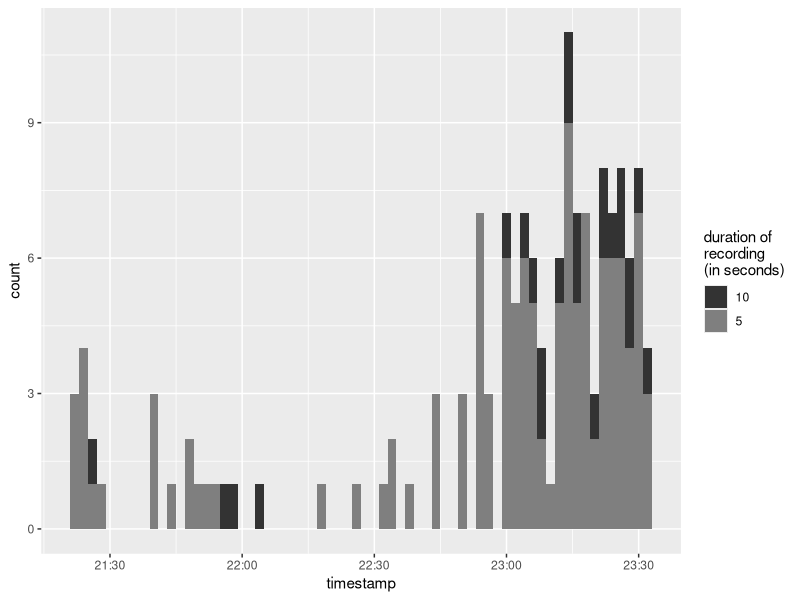
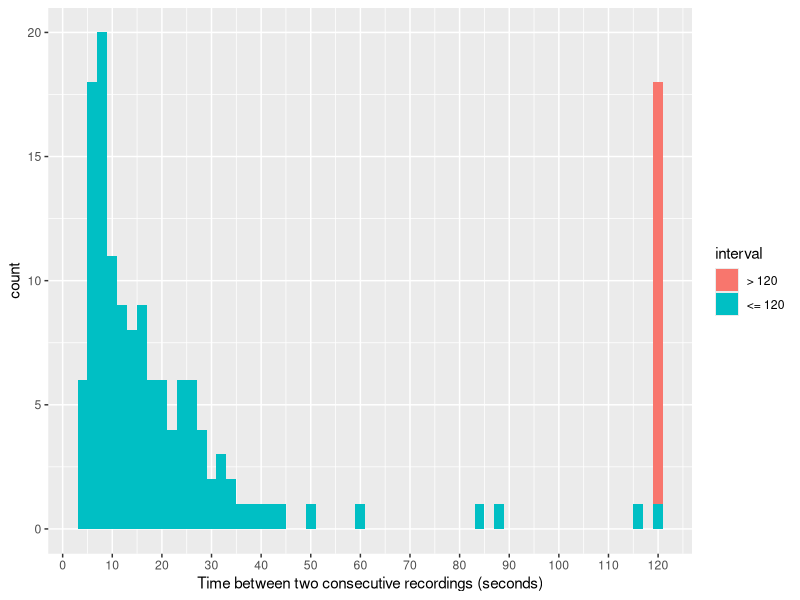

Reproduce these figures in R, in order.
## ---- chunk 1
#| label: read-data
library(tidyverse)
observation <- read_csv("ip67.csv")
binwidth <- 2
longer <- mean(observation$length == 5)
## ---- chunk 2
#| label: fig-length
#| fig.cap: !expr sprintf("Distribution of the number of recordings per %i minutes", binwidth)
#| fig.alt: !expr sprintf("Distribution of the number of recordings per %i minutes", binwidth)
ggplot(
  observation, 
  aes(x = timestamp, fill = factor(length, levels = c(10, 5)))
) +
  geom_histogram(binwidth = binwidth * 60) +
  scale_fill_manual(
    "duration of\nrecording\n(in seconds)",
    values = c("10" = "grey20", "5" = "grey50")
  )
## ---- chunk 3
#| label: fig-interval
#| fig.cap: "Distribution of the time between two consecutive recordings."
#| fig.alt: Distribution of the time between two consecutive recordings.
observation %>%
  arrange(timestamp) %>%
  mutate(
    delta = as.numeric(difftime(timestamp, lag(timestamp), units = "secs")),
    delta2 = pmin(delta, 120),
    interval = factor(delta <= 120, labels = c("> 120", "<= 120"))
  ) %>%
  filter(!is.na(delta)) %>%
  ggplot(aes(x = delta2, fill = interval)) +
  geom_histogram(binwidth = 2) +
  scale_x_continuous(
    "Time between two consecutive recordings (seconds)",
    breaks = seq(0, 120, by = 10)
  )
